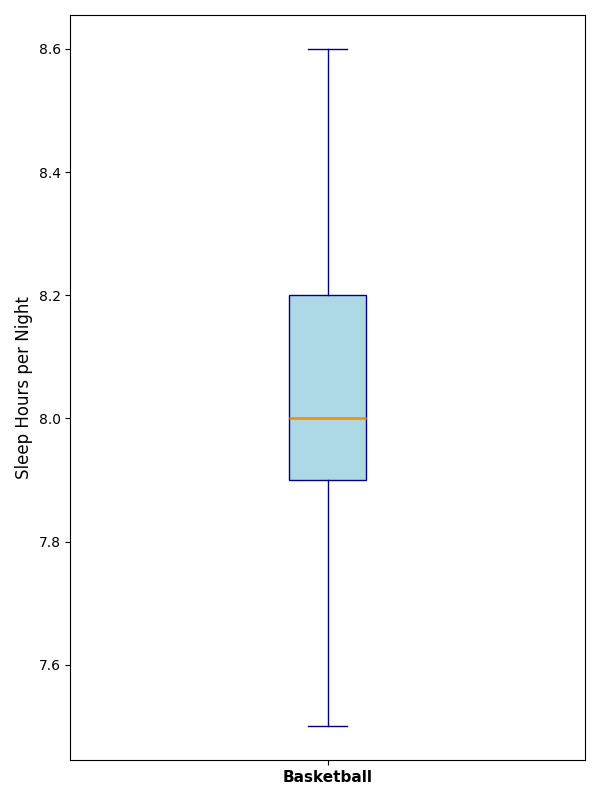

Python code for this plot:
import matplotlib.pyplot as plt

# Sleep hours for basketball athletes
basketball_sleep_hours = [7.5, 8, 8.1, 7.9, 8.3, 8, 7.8, 8.2, 8.3, 8.1, 7.9, 8, 7.5, 8, 8.2, 8.4, 8.6, 7.8, 8.1, 7.9]

# Create the box plot for a single group of data
fig, ax = plt.subplots(figsize=(6, 8))
ax.boxplot(basketball_sleep_hours, patch_artist=True,
           boxprops=dict(facecolor='lightblue', color='navy'),
           whiskerprops=dict(color='navy'),
           capprops=dict(color='navy'),
           flierprops=dict(marker='o', color='red', markersize=8, alpha=0.6),
           medianprops=dict(color='darkorange', linewidth=2))

# Set labels
ax.set_ylabel('Sleep Hours per Night', fontsize=12)
ax.set_xticklabels(['Basketball'], fontsize=11, fontweight='bold')

# Adjust layout and show plot
plt.tight_layout()
plt.show()
